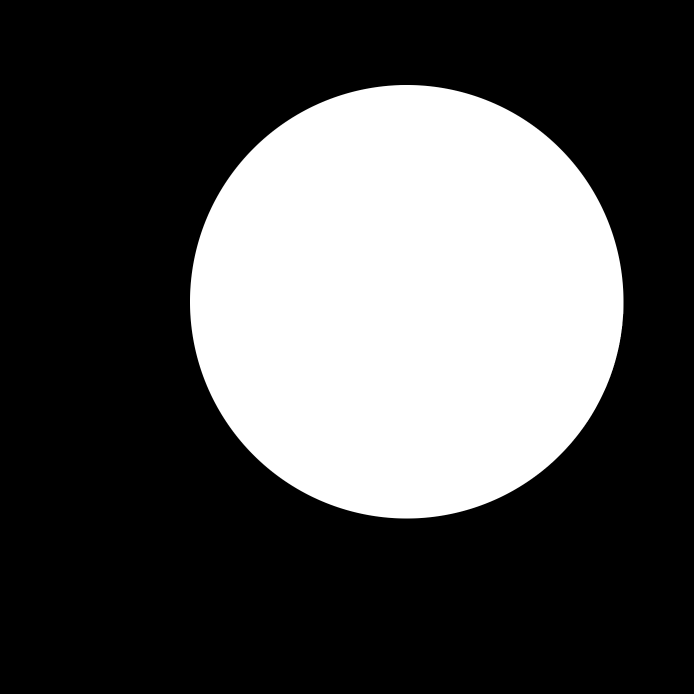
#> input picture examples/enlightenment_world_mask.png, 1388 x 1388 px (shown at 1/2 size)
$ jupyter execute --allow-errors CombineEnlightenment.ipynb
#> lines starting #> are read from the running program, lines starting #| are printed output that depends on the picture; pictures that were not available may be replaced by others from this repository, and a replacement may not be noted
[cell 1]
import os
import cv2
import numpy as np

[cell 2]
def list_files_in_directory(directory):
    """List all files in a given directory."""
    files = os.listdir(directory)
    files = [directory + file for file in files if(os.path.isfile(os.path.join(directory, file)))]
    return sorted(files)

[cell 3]
sim_world_avatar = list_files_in_directory('sim_frames_enlight/')
sim_world_noavatar = list_files_in_directory('sim_frames_enlight_world7/')
world_mask = cv2.imread('enlightenment_world_mask.png').astype(np.float32)/255.0
#> world_mask: shape (1388, 1388, 3) float32; min 0, max 1, mean 0.306
world_in_head = cv2.imread('enlightenment_orig.png').astype(np.float32)/255.0
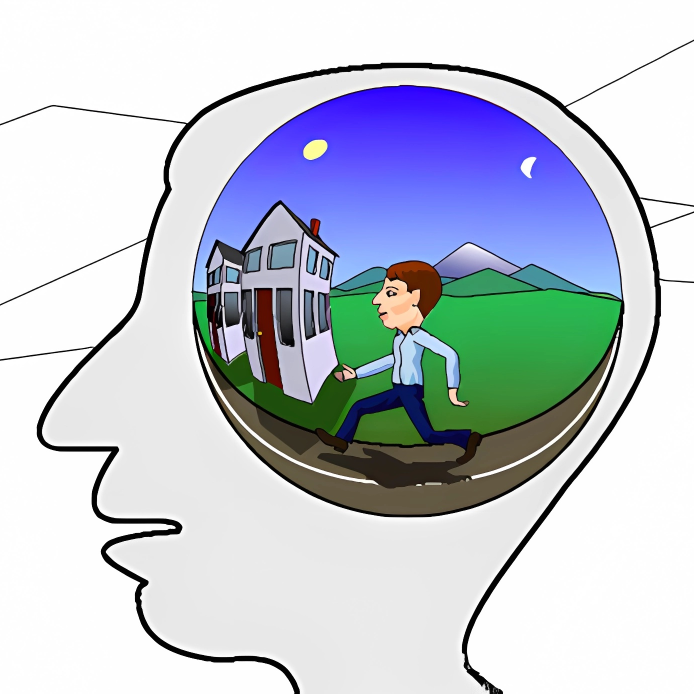
#> input picture examples/enlightenment_orig.png, 1388 x 1388 px (shown at 1/2 size)

[cell 4]
# cv2.imshow('Combined Image', cv2.imread(sim_world_avatar[100]))
cv2.imshow('Combined Image', world_mask)
cv2.waitKey(0)

[cell 5]
img_sim_world_avatar = cv2.imread(sim_world_avatar[-1]).astype(np.float32)/255.0
img_sim_world_noavatar = cv2.imread(sim_world_noavatar[-1]).astype(np.float32)/255.0

print(img_sim_world_avatar.shape)
#| (1388, 1388, 3)
print(img_sim_world_noavatar.shape)
#| (1388, 1388, 3)
print(world_mask.shape)
#| (1388, 1388, 3)

[cell 6]
# Center the mask in the image
# The width of the image
ew = 91
newshape = (img_sim_world_avatar.shape[0] - 2*ew, img_sim_world_avatar.shape[1] - 2*ew)
#> newshape = (1206, 1206)


world_mask_rs = np.zeros_like(img_sim_world_avatar)
world_mask_rs[ew:-ew, ew:-ew, :] = cv2.resize(world_mask, newshape)
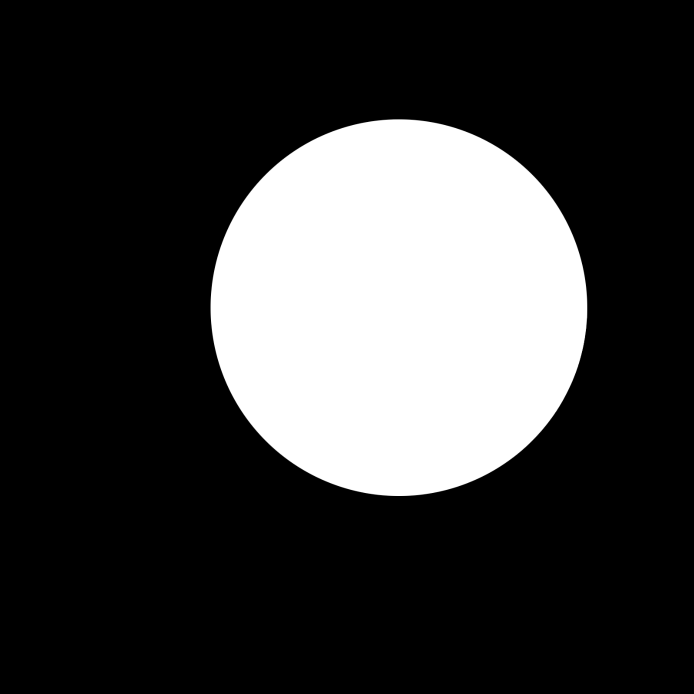
#> world_mask_rs: shape (1388, 1388, 3) float32 (shown at 1/2 size); min 0, max 1, mean 0.231

# Same with the original world
world_in_head_rs = np.ones_like(img_sim_world_avatar)
world_in_head_rs[ew:-ew, ew:-ew, :] = cv2.resize(world_in_head, newshape)
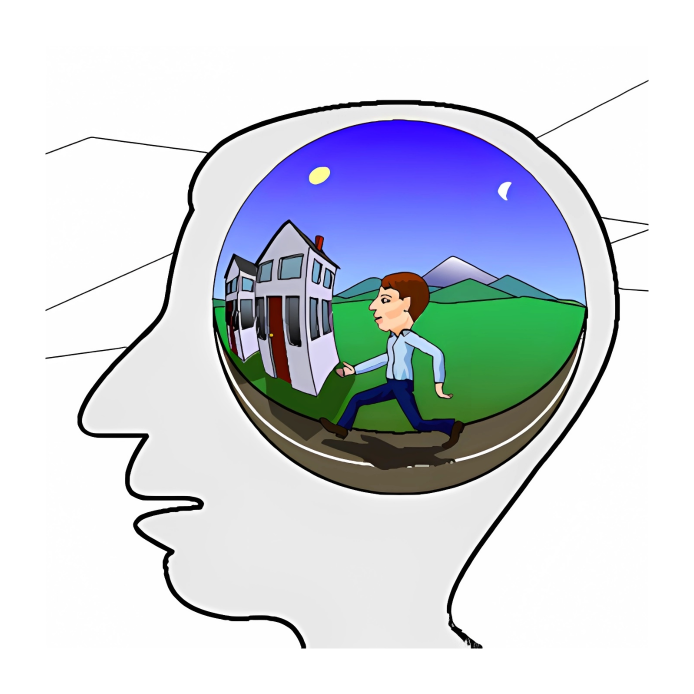
#> world_in_head_rs: shape (1388, 1388, 3) float32 (shown at 1/2 size); mean B, G, R 0.865, 0.836, 0.817

[cell 7]
cv2.imshow('Combined Image', img_sim_world_noavatar)
cv2.waitKey(0)

[cell 8]
# Fade between world sims and the world mask
alpha = 0.5
comb = alpha * img_sim_world_avatar + (1-alpha) * img_sim_world_noavatar
cv2.imshow('Combined Image', comb)
cv2.waitKey(0)

[cell 9]
beta = 0.8
masked_comb = (beta*world_mask_rs)*comb + world_mask_rs*(1-beta)*world_in_head_rs + (1 - world_mask_rs)*world_in_head_rs
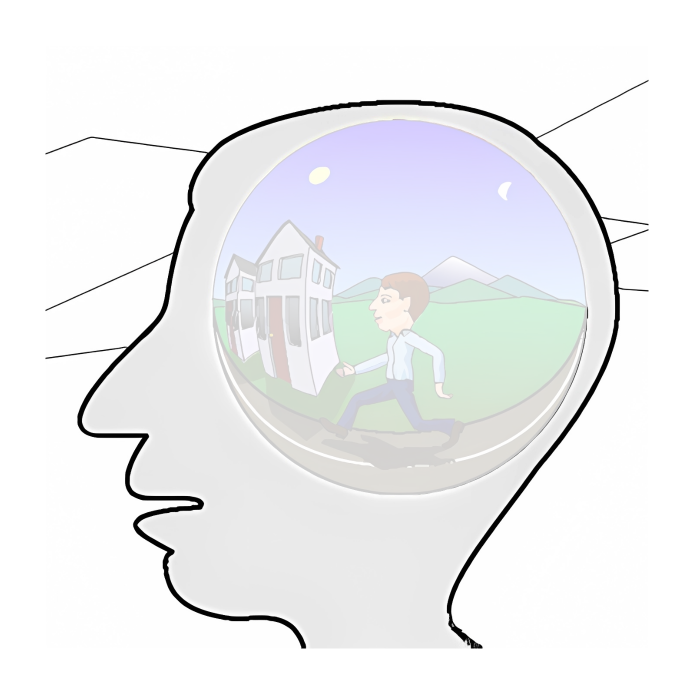
#> masked_comb: shape (1388, 1388, 3) float32 (shown at 1/2 size); mean B, G, R 0.944, 0.937, 0.932
cv2.imshow('Combined Image', masked_comb)
cv2.waitKey(0)

[cell 10]
beta = 0.8
ranger = 1800
smooth = 2
skipper = 10

alpha_min = 0.4
alpha_max = 1.0

smooth_list_avatar = []
smooth_list_noavatar = []
# Iterate through all files and combine them
#> (the rest of this cell did not finish here and is left out)

[cell 11]
def zoom_into_image(image, zoom_factor, center_x=None, center_y=None):
    """Zoom into an image by a given factor at specified center coordinates and save the result to a file."""
    # Load the image from the input path

    # Get the original dimensions
    (original_height, original_width) = image.shape[:2]

    # If no center coordinates are provided, use the image center
    if center_x is None:
        center_x = original_width // 2
    if center_y is None:
        center_y = original_height // 2

    # Calculate the size of the cropped region
    crop_width = int(original_width / zoom_factor)
    crop_height = int(original_height / zoom_factor)

    # Ensure the crop size is even to avoid fractional pixels
    crop_width -= crop_width % 2
    crop_height -= crop_height % 2

    # Calculate the coordinates of the top-left corner of the cropped region
    start_x = max(center_x - crop_width // 2, 0)
    start_y = max(center_y - crop_height // 2, 0)

    # Adjust crop size if it goes beyond image boundaries
    if start_x + crop_width > original_width:
        start_x = original_width - crop_width
    if start_y + crop_height > original_height:
        start_y = original_height - crop_height

    # Crop the region of interest
    cropped_image = image[start_y:start_y + crop_height, start_x:start_x + crop_width]

    # Resize the cropped region back to the original image dimensions
    zoomed_image = cv2.resize(cropped_image, (original_width, original_height), interpolation=cv2.INTER_LINEAR)

    # Save the zoomed image to the output path
    return zoomed_image

beta = 0.8
ranger = 1800
smooth = 2
skipper = 10

alpha_min = 0.4
alpha_max = 1.0
zoom_min = 1.0
zoom_max = 1.8

stop_zoom = 0.5

smooth_list_avatar = []
smooth_list_noavatar = []
# Iterate through all files and combine them
#> (the rest of this cell did not finish here and is left out)

[cell 12]
import numpy as np
import matplotlib.pyplot as plt

def logistic_function(x, k=100):
    return 1 / (1 + np.exp(-k * (x - 0.5)))

def logistic_derivative(x, k=10):
    fx = logistic_function(x, k)
    return k * fx * (1 - fx)

# Generate x values from 0 to 1
x = np.linspace(0, 1, 400)
# Compute the function and its derivative values
y = logistic_function(x)
dy = logistic_derivative(x)

# Plot the function
plt.figure(figsize=(12, 6))

plt.subplot(1, 2, 1)
plt.plot(x, y, label='logistic_function(x)')
plt.title('Function')
plt.xlabel('x')
plt.ylabel('f(x)')
plt.legend()

plt.subplot(1, 2, 2)
plt.plot(x, dy, label='logistic_derivative(x)', color='orange')
plt.title('Derivative')
plt.xlabel('x')
plt.ylabel('f\'(x)')
plt.legend()

plt.tight_layout()
plt.show()
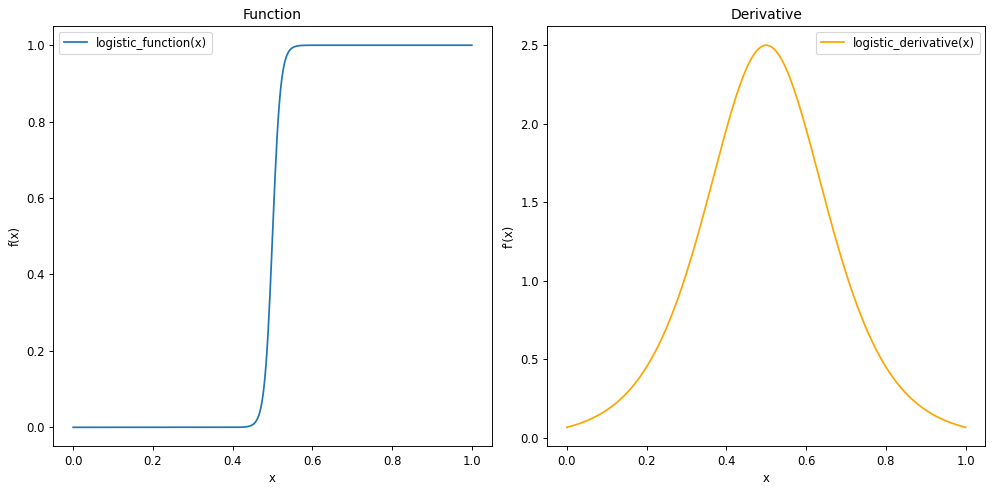
#> figure drawn by matplotlib, 2 panels; panel 1: curve peaks at x = 0.87, y = 1; panel 2: curve peaks at x = 0.499, y = 2.5
